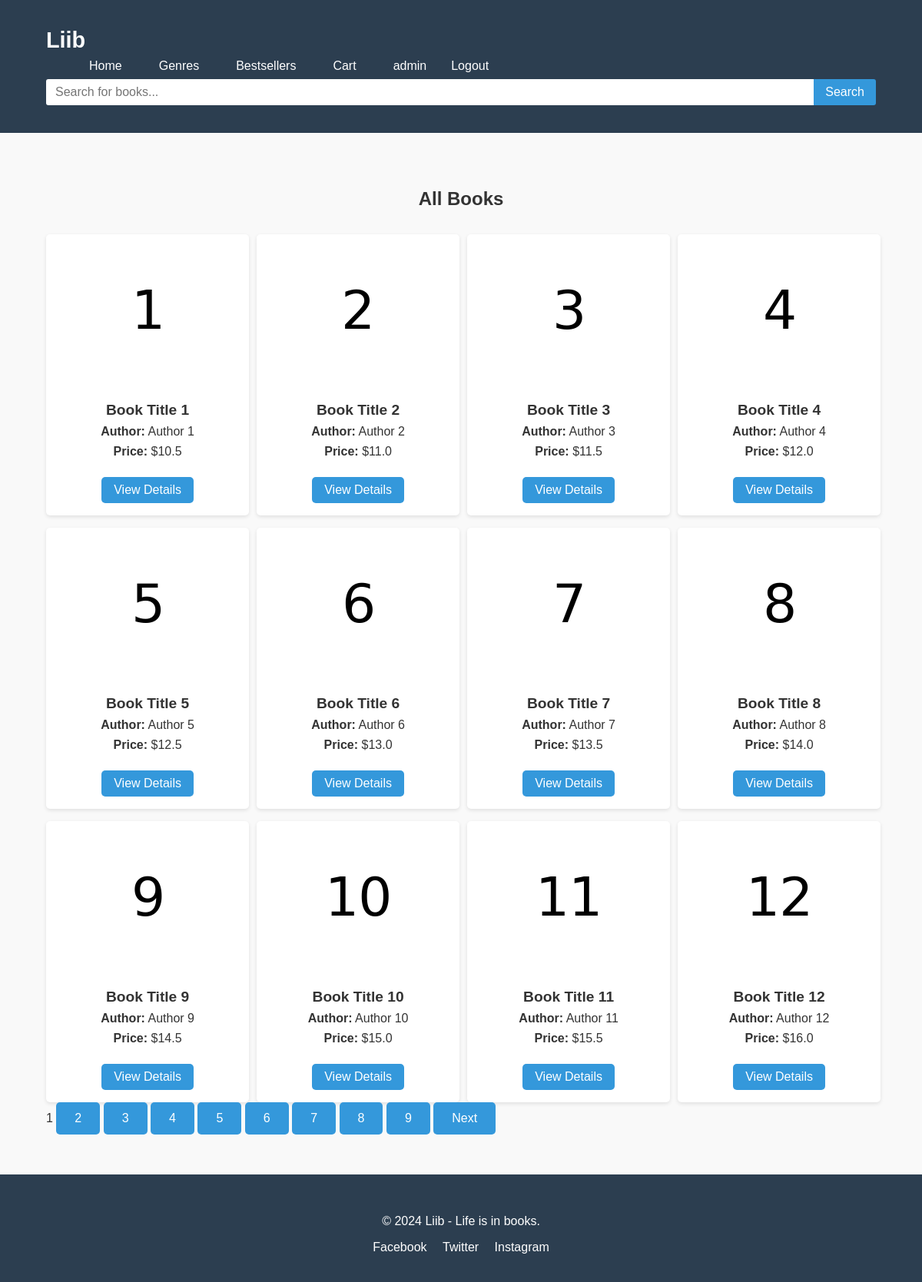
Page /books/1 (signed in) on the committed database.
### app/models.py (models this page shows, shortened)
class User(Base):
    __tablename__ = "users"
    id = Column(Integer, primary_key=True, index=True)
    username = Column(String, unique=True, nullable=False)
    email = Column(String, unique=True, nullable=False)
    first_name = Column(String, nullable=False)
    last_name = Column(String)
    password = Column(String, nullable=False)
    roles = relationship("Role", secondary=roles_users, back_populates="users")

class Book(Base):
    __tablename__ = "books"
    id = Column(Integer, primary_key=True, index=True)
    title = Column(String, nullable=False)
    author = Column(String, nullable=False)
    published_date = Column(DateTime, nullable=False)
    description = Column(String, nullable=False)
    photo = Column(String, nullable=False)
    price = Column(Float, nullable=False)
    buy_cnt = Column(Integer, default=0)
    genre_id = Column(Integer, ForeignKey("genres.id"), nullable=False)
    genre = relationship("Genre", back_populates="books")

### app/main.py (the view)
@app.get("/books/{page}", response_class=HTMLResponse)
async def all_books(request: Request, page: int = 1, db: Session = Depends(get_db),
                    user: User = Depends(get_current_user)):
    page_size = 12
    offset = (page - 1) * page_size
    genres = db.query(Genre).all()
    books = db.query(Book).offset(offset).limit(page_size).all()
    total_books = db.query(Book).count()
    total_pages = (total_books + page_size - 1) // page_size
    has_prev = page > 1
    has_next = page < total_pages
    return templates.TemplateResponse("books.html", {
        "request": request,
        "title": "All Books",
        "books": books,
        "genres": genres,
        "page": page,
        "total_pages": total_pages,
        "has_prev": has_prev,
        "has_next": has_next,
        "searchform": SearchForm(),
        "user": user
    })

### templates/books.html (shortened to what this page needs)
{% extends 'base.html' %}
{% block content %}
<section class="books-by-genre">
    <div class="container">
        <h1>{{ title }}</h1>
        <div class="book-grid">
            {% for book in books %}
            <div class="book-item">
                <img src="/static/img/{{ book.photo }}" alt="{{ book.title }}">
                <h3>{{ book.title }}</h3>
                <p><strong>Author:</strong> {{ book.author }}</p>
                <p><strong>Price:</strong> ${{ book.price }}</p>
                <a href="{{ url_for('book_detail', book_id=book.id) }}" class="btn">View Details</a>
            </div>
            {% else %}
            <p>No books found.</p>
            {% endfor %}
        </div>
        <div class="pagination">
            {% for num in range(1, total_pages + 1) %}
                {% if num == page %}
                    <span class="current-page">{{ num }}</span>
                {% else %}
                    <a href="{{ url_for('all_books', page=num) }}" class="btn">{{ num }}</a>
                {% endif %}
            {% endfor %}
            {% if has_next %}
                <a href="{{ url_for('all_books', page=page+1) }}" class="btn">Next</a>
            {% endif %}
        </div>
    </div>
</section>
{% endblock %}

### templates/base.html (shortened to what this page needs)
<!DOCTYPE html>
<html lang="en">
<head>
    <link href="/static/css/pagestyle.css" rel="stylesheet">
</head>
<body>
    <header>
        <div class="container">
            <h1 class="logo">Liib</h1>
            <nav>
                <ul class="nav-links">
                    <li><a href="{{ url_for('homepage') }}">Home</a></li>
                    <li class="dropdown">
                        <a class="dropbtn">Genres</a>
                    </li>
                    <li><a href="{{ url_for('popular_books', page=1) }}">Bestsellers</a></li>
                    {% if user.is_authenticated %}
                    <li><a href="{{ url_for('cart_detail') }}">Cart</a></li>
                    {% endif %}
                    {% if user.is_authenticated %}
                    <li class="last"><a href="{{ url_for('profile') }}">{{ user.username }}</a>
                        <form class="logout-btn" method="post" action="{{ url_for('logout') }}">
                            <button type="submit">Logout</button>
                        </form>
                    </li>
                    {% else %}
                    <li class="last"><a href="{{ url_for('login_page') }}">Login</a><a href="{{ url_for('register_page') }}">Register</a></li>
                    {% endif %}
                </ul>
            </nav>
            <form class="search-bar" action="{{ url_for('search_books') }}" method="get">
                <input type="text" name="query" value="{{ searchform.query }}" placeholder="Search for books..." class="search-bar" autocomplete="off" maxlength="100">
                <button>Search</button>
            </form>
        </div>
    </header>
    <main>
        {% block content %}
        {% endblock %}
    </main>
    <footer>
        <div class="container">
            <p>&copy; 2024 Liib - Life is in books.</p>
            <div class="social-links">
                <a href="#">Facebook</a>
                <a href="#">Twitter</a>
                <a href="#">Instagram</a>
            </div>
        </div>
    </footer>
</body>
</html>

### static/css/pagestyle.css (style rules this page uses)
body { font-family: Arial, sans-serif; margin: 0; padding: 0; color: #333; background-color: #f9f9f9; }
.container { width: 90%; max-width: 1200px; margin: 0 auto; padding: 20px; }
header { background-color: #2c3e50; color: white; padding: 1rem 0; position: relative; }
.logo { font-size: 1.8rem; margin: 0; }
.nav-links { list-style: none; display: flex; gap: 1rem; margin: auto; }
.nav-links li { position: relative; }
.nav-links a { color: white; text-decoration: none; padding: 0.5rem 1rem; display: block; }
.search-bar { display: flex; align-items: center; }
.search-bar input[type="text"] { padding: 8px 12px; font-size: 1em; border: none; border-radius: 3px 0 0 3px; outline: none; width: 70rem; box-sizing: border-box; }
.search-bar button { background-color: #3498db; color: #fff; border: none; padding: 8px 15px; font-size: 1em; cursor: pointer; border-radius: 0 3px 3px 0; transition: background-color 0.3s ease; }
.btn { display: inline-block; padding: 0.75rem 1.5rem; background-color: #3498db; color: white; text-decoration: none; border-radius: 5px; }
footer { background-color: #2c3e50; color: white; padding: 1rem 0; text-align: center; }
.social-links a { color: white; text-decoration: none; margin: 0 0.5rem; }
.books-by-genre { padding: 2rem 0; }
.books-by-genre h1 { text-align: center; margin-bottom: 2rem; }
.books-by-genre .book-grid { display: grid; grid-template-columns: repeat(4, 1fr); gap: 1rem; }
.books-by-genre .book-item { width: 90%; background-color: white; border-radius: 5px; padding: 1rem; box-shadow: 0 2px 5px rgba(0, 0, 0, 0.1); text-align: center; }
.books-by-genre .book-item img { max-width: 100%; border-radius: 5px; margin-bottom: 1rem; }
.books-by-genre .book-item h3 { margin: 0.5rem 0; font-size: 1.2rem; }
.books-by-genre .book-item p { margin: 0.5rem 0; }
.books-by-genre .book-item .btn { display: inline-block; padding: 0.5rem 1rem; background-color: #3498db; color: white; text-decoration: none; border-radius: 5px; margin-top: 1rem; }
input[type="text"], input[type="email"], input[type="password"] { width: 100%; padding: 10px; font-size: 1em; border: 1px solid #ddd; border-radius: 3px; box-sizing: border-box; }
.last { display: flex; flex-direction: row; }
.logout-btn button { font-family: Arial, sans-serif; font-size: 1em; color: white; padding: 0.5rem 1rem; display: block; border:none; background: transparent; }

### rows in the picture
User: username "admin"
Book: photo (picture), title "Book Title 1", author "Author 1", price "10.5"
Book: photo (picture), title "Book Title 2", author "Author 2", price "11.0"
Book: photo (picture), title "Book Title 3", author "Author 3", price "11.5"
Book: photo (picture), title "Book Title 4", author "Author 4", price "12.0"
Book: photo (picture), title "Book Title 5", author "Author 5", price "12.5"
Book: photo (picture), title "Book Title 6", author "Author 6", price "13.0"
Book: photo (picture), title "Book Title 7", author "Author 7", price "13.5"
Book: photo (picture), title "Book Title 8", author "Author 8", price "14.0"
Book: photo (picture), title "Book Title 9", author "Author 9", price "14.5"
Book: photo (picture), title "Book Title 10", author "Author 10", price "15.0"
Book: photo (picture), title "Book Title 11", author "Author 11", price "15.5"
Book: photo (picture), title "Book Title 12", author "Author 12", price "16.0"

### other values in the picture
{{ title }} "All Books"
{{ num }} "1"
{{ num }} "2" "3" "4" "5" "6" "7" "8" "9"
